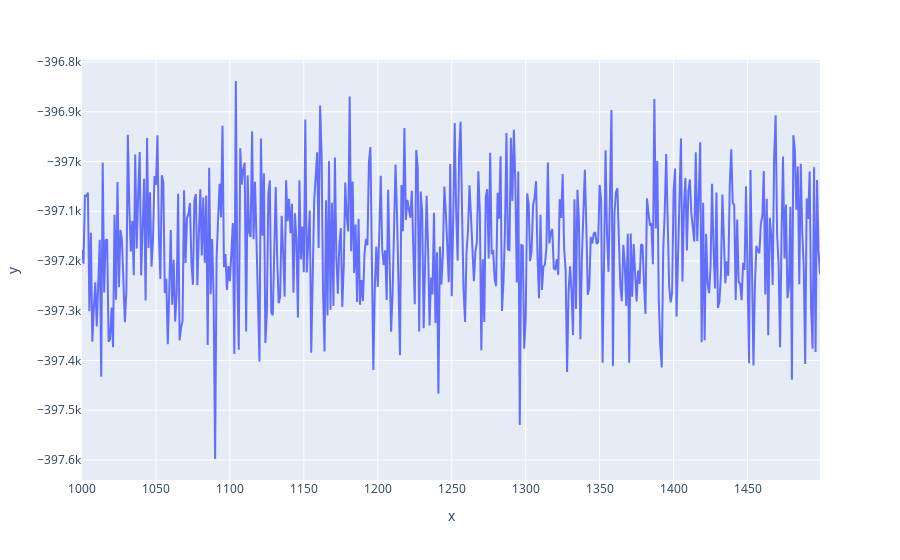

Notebook code for this chart:
### Code cell
fig = px.line(x = range(1000, 1500), y=scores)
fig.show()

### Figure 1 — Plotly figure (JSON) as saved in the notebook; plotly's stock layout.template omitted (floating-point values rounded to 4 significant figures; data arrays with more than 128 entries replaced by an {"elided": "..."} marker saying what was removed)
{"data": [{"hovertemplate": "x=%{x}<br>y=%{y}<extra></extra>", "legendgroup": "", "line": {"color": "#636efa", "dash": "solid"}, "mode": "lines", "name": "", "orientation": "v", "showlegend": false, "type": "scatter", "x": {"elided": "500 int values"}, "xaxis": "x", "y": {"elided": "500 float values"}, "yaxis": "y"}], "layout": {"autosize": true, "legend": {"tracegroupgap": 0}, "margin": {"t": 60}, "xaxis": {"anchor": "y", "autorange": true, "domain": [0, 1], "range": [1000, 1499], "title": {"text": "x"}, "type": "linear"}, "yaxis": {"anchor": "x", "autorange": true, "domain": [0, 1], "range": [-397600.0, -396800.0], "title": {"text": "y"}, "type": "linear"}}}
